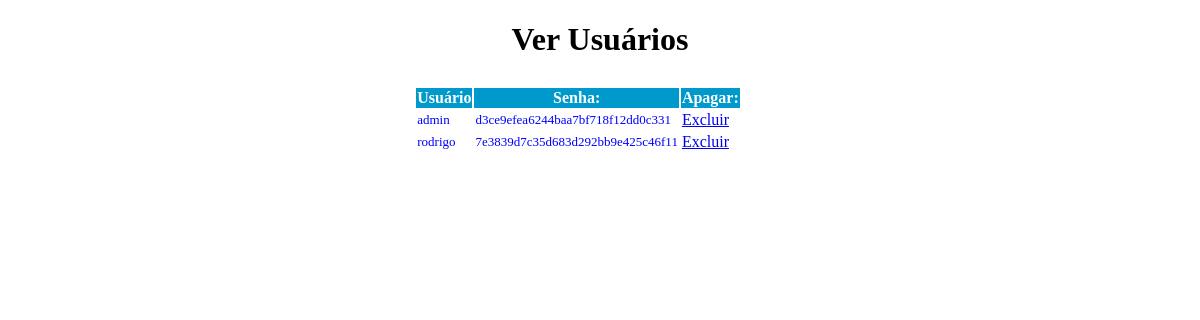
Page /usuarios/exibe_usuario.php on the earlier database version.
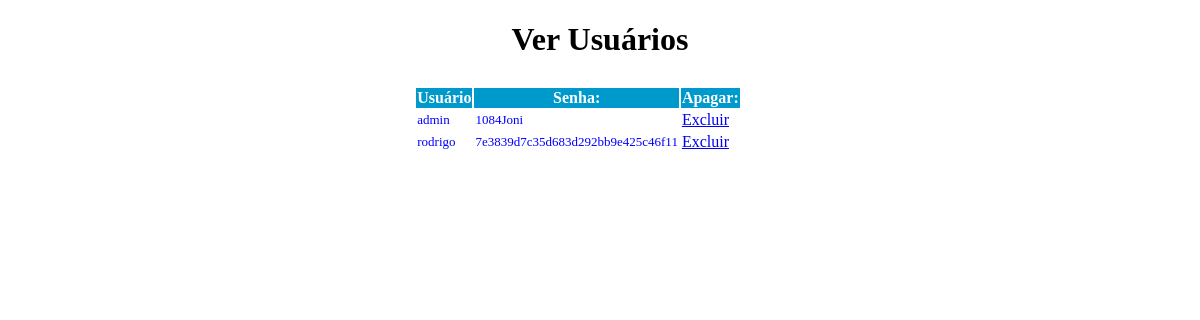
Same page on the later database version.
### tables this page shows
CREATE TABLE `usuarios` (
  `usuario_id` int(5) NOT NULL AUTO_INCREMENT,
  `nome` varchar(50) NOT NULL DEFAULT '',
  `sobrenome` varchar(50) NOT NULL DEFAULT '',
  `email` varchar(100) NOT NULL DEFAULT '',
  `usuario` varchar(32) NOT NULL DEFAULT '',
  `senha` varchar(32) NOT NULL DEFAULT '',
  `info` text NOT NULL,
  `nivel_usuario` enum('0','1','2') NOT NULL DEFAULT '0',
  `data_cadastro` datetime NOT NULL DEFAULT '0000-00-00 00:00:00',
  `data_ultimo_login` datetime NOT NULL DEFAULT '0000-00-00 00:00:00',
  `ativado` enum('0','1') NOT NULL DEFAULT '0',
  PRIMARY KEY (`usuario_id`)
);

### usuarios/exibe_usuario.php (the view, shortened to what this page needs)
<!DOCTYPE html PUBLIC "-//W3C//DTD XHTML 1.0 Transitional//EN" "http://www.w3.org/TR/xhtml1/DTD/xhtml1-transitional.dtd">
<html xmlns="http://www.w3.org/1999/xhtml">
<head>
</head>
<?php
 $res1 = mysql_connect("localhost", "root", "");
 $sql = ("SELECT usuario,senha,usuario_id FROM usuarios ");
 @$res2 = mysql_db_query("painel2", "$sql", $res1);
?>
<body>
<h1 align="center">Ver Usuários</h1>
<div class="exibeusuarios" align="center">
<table>
<tr>
<td></td>
</tr>
 </table>
   <center>
<table border=0 width=30%>
<tr bgcolor="#0099cc">
<th width="10"><center><font color="#FFFFFF">Usuário</font></center></th>
<th ><center><font color="#FFFFFF">Senha:</font></center></th>
<th ><center><font color="#FFFFFF">Apagar:</font></center></th>
</tr>
<?php
while($valor = mysql_fetch_array($res2)) {
$id = $valor["usuario_id"];
?>
 <tr>
 <td ><font color="#0000FF" face="verdana" size="2"><?=$valor["usuario"]?></font></td>
 <td><font color="#0000FF" face="verdana" size="2"><?=$valor["senha"]?></font></td>
 <td><?php echo "<a href=\"../usuarios/delete.php?id=$id\">Excluir</a>"; ?></td>
   </tr>
 <?php
 }
?>
 </table> <br>
</div>
</body>
</html>

### usuarios/exibe_usuario.php (style rules this page uses)
.exibeusuarios { background-color:#fff; width:500px; height:auto; margin-left:320px; }

Differences in the rows shown:
changed usuarios "admin": senha "d3ce9efea6244baa7bf718f12dd0c331" → "1084Joni"
